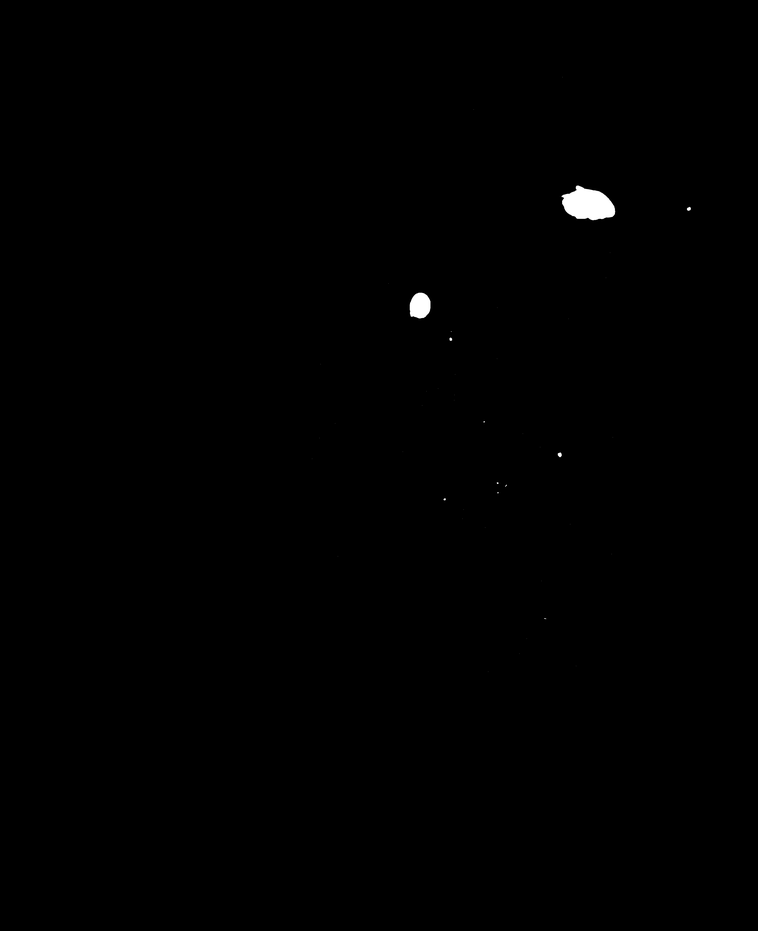
#> input picture mask.png, 758 x 931 px, shrunk from 3328 x 4084 before the run
$ python -i generate_roi_mini_ddsm.py   (imports and definitions only)
#> lines starting #> are read from the running program, lines starting #| are printed output that depends on the picture; after the words box and inside, x2 and y2 are one past the last pixel; in counts of white or black regions, pixels touching at a corner belong together
#> further down, picture is the input picture: shape (931, 758, 3); min 0, max 255, mean 0.6
import pandas as pd
import os
from tqdm import tqdm
from colorama import Fore
import cv2
import re
import shutil


def get_maskes(folder_path, imagname):
    img_masks = []
    #print(imagname)
    for img in os.listdir(folder_path):
        #print('1 ', img)
        if 'Mask' in img or 'MASK' in img:
            #print('2 ', img)
            file_name, file_extension = os.path.splitext(imagname)
            if file_name == '_'.join(img.split('_')[0:-1]):
                #print('3')
                img_masks.append(img)
    return img_masks

def get_patients(x):
    return x.split('_')[1]

def find_contours(image):
    gray = cv2.cvtColor(image,cv2.COLOR_BGR2GRAY)
    edges = cv2.Canny(gray, 50,200)
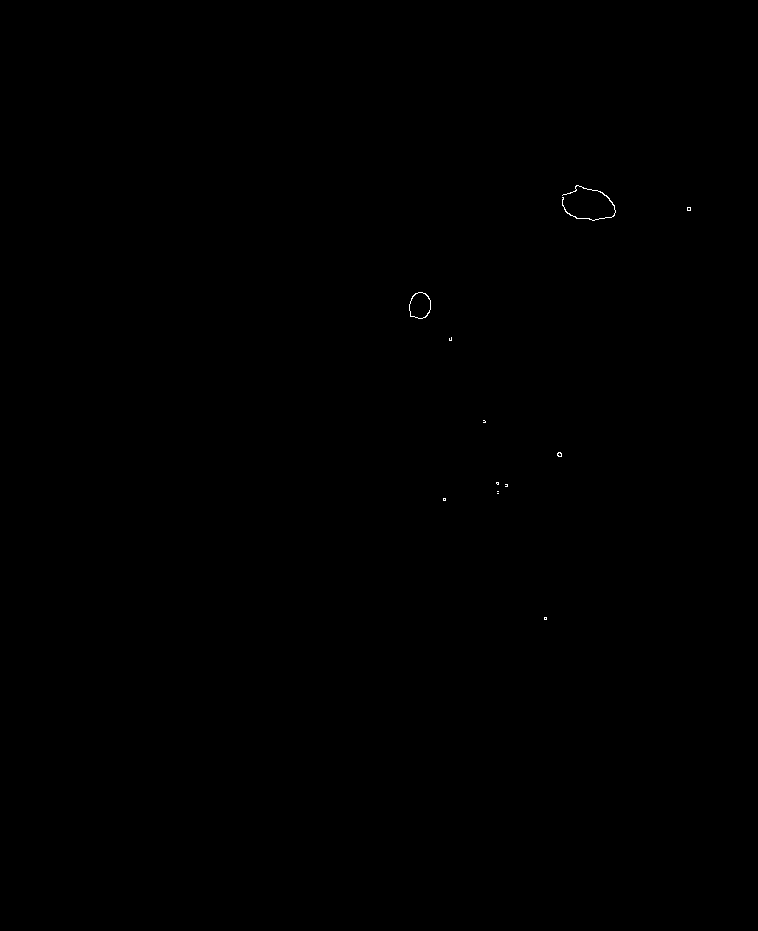
#> edges: shape (931, 758); 0.05% white in thin lines or dots, all inside (x1, y1, x2, y2) = (409, 185, 691, 620)
    contours, hierarchy= cv2.findContours(edges.copy(), cv2.RETR_EXTERNAL, cv2.CHAIN_APPROX_NONE)
#> contours = 12 contours, 10 with area under 20; largest, box (x1, y1, x2, y2) and area: (409, 292, 431, 319) 443, (562, 185, 616, 221) 30
    sorted_contours = sorted(contours, key=cv2.contourArea, reverse= True)
#> sorted_contours has the same summary as contours
    X = []
    Y = []
    for (i,c) in enumerate(sorted_contours):
        x,y,w,h= cv2.boundingRect(c)
        X.append(x)
        Y.append(y)
#> this loop made 12 passes
#> (x, y, w, h) on passes 1 to 10: (409, 292, 22, 27), (562, 185, 54, 36), (557, 452, 5, 5), (687, 207, 4, 4), (544, 617, 3, 3), (443, 498, 3, 3), (496, 482, 3, 3), (505, 484, 3, 3), (449, 337, 3, 4), (483, 420, 3, 3)
#> (c, x, y, w, h) on passes 11 to 12: ([[497, 493], [498, 493]], 497, 493, 2, 1), ([[497, 491], [498, 491]], 497, 491, 2, 1)
#> after the loop, X = [409, 562, 557, 687, 544, 443, 496, 505, 449, 483, 497, 497]; Y = [292, 185, 452, 207, 617, 498, 482, 484, 337, 420, 493, 491]

    xmin = min(X)
#> xmin = 409
    xmax = max(X)
#> xmax = 687
    ymin = min(Y)
#> ymin = 185
    ymax = max(Y)
#> ymax = 617
    return xmin, ymin, xmax-xmin, ymax-ymin

def parse_overlay_file(img_path, image_mask, status):
    overlay_file = '_'.join(image_mask.split('_')[0:-1]) + '.OVERLAY'
    #print(overlay_file)
    mask_prefix = image_mask.split('_')[-1].split('.')[0]
    mask_idx = re.findall(r'\d+', mask_prefix)
    #print(mask_idx)
    lesion_type = ''
    if mask_idx:
        abnormality_idx = mask_idx[0]
    else:
        abnormality_idx = 1
    f = open(img_path + '/' + overlay_file, 'r')
    lines = f.readlines()
    #print(lines)
    for i in range(0, len(lines)):
        if 'ABNORMALITY ' + str(abnormality_idx) in lines[i]:
            line2 = lines[i+1]
            #print(line2)
            if 'MASS' in line2:
                lesion_type = 'MASS'
            else:
                lesion_type = 'CALCIFICATION'

    cropped_class = status.upper() + ' ' + lesion_type
    return cropped_class, abnormality_idx


#http://www.learningaboutelectronics.com/Articles/How-to-crop-an-object-in-an-image-in-Python-OpenCV.php

info_file = 'C:/Users/rodri/Doutorado_2023/detect_lesions/mini_ddsm/Data-MoreThanTwoMasks/Data-MoreThanTwoMasks.xlsx'
png_database_path = 'C:/Users/rodri/Doutorado_2023/detect_lesions/mini_ddsm/MINI-DDSM-Complete-PNG-16'
roi_path = 'C:/Users/rodri/Doutorado_2023/detect_lesions/mini_ddsm_rois/roi'
output_drawn_path = 'C:/Users/rodri/Doutorado_2023/detect_lesions/mini_ddsm_rois/drawn'

# [1 line that did not run here, left out]
all_classes = ['BENIGN MASS', 'BENIGN CALCIFICATION', 'CANCER MASS', 'CANCER CALCIFICATION']

# [13 lines not run here, left out]

# [1 line that did not run here, left out]
#df = df.loc[df['Tumour_Contour'] != '-']
# [1 line that did not run here, left out]

# [1 line that did not run here, left out]
#print(patient_ids)

# [32 lines not run here, left out]


>>> import cv2
>>> picture = cv2.imread('mask.png')
>>> result = find_contours(picture)
#> result = (409, 185, 278, 432)
